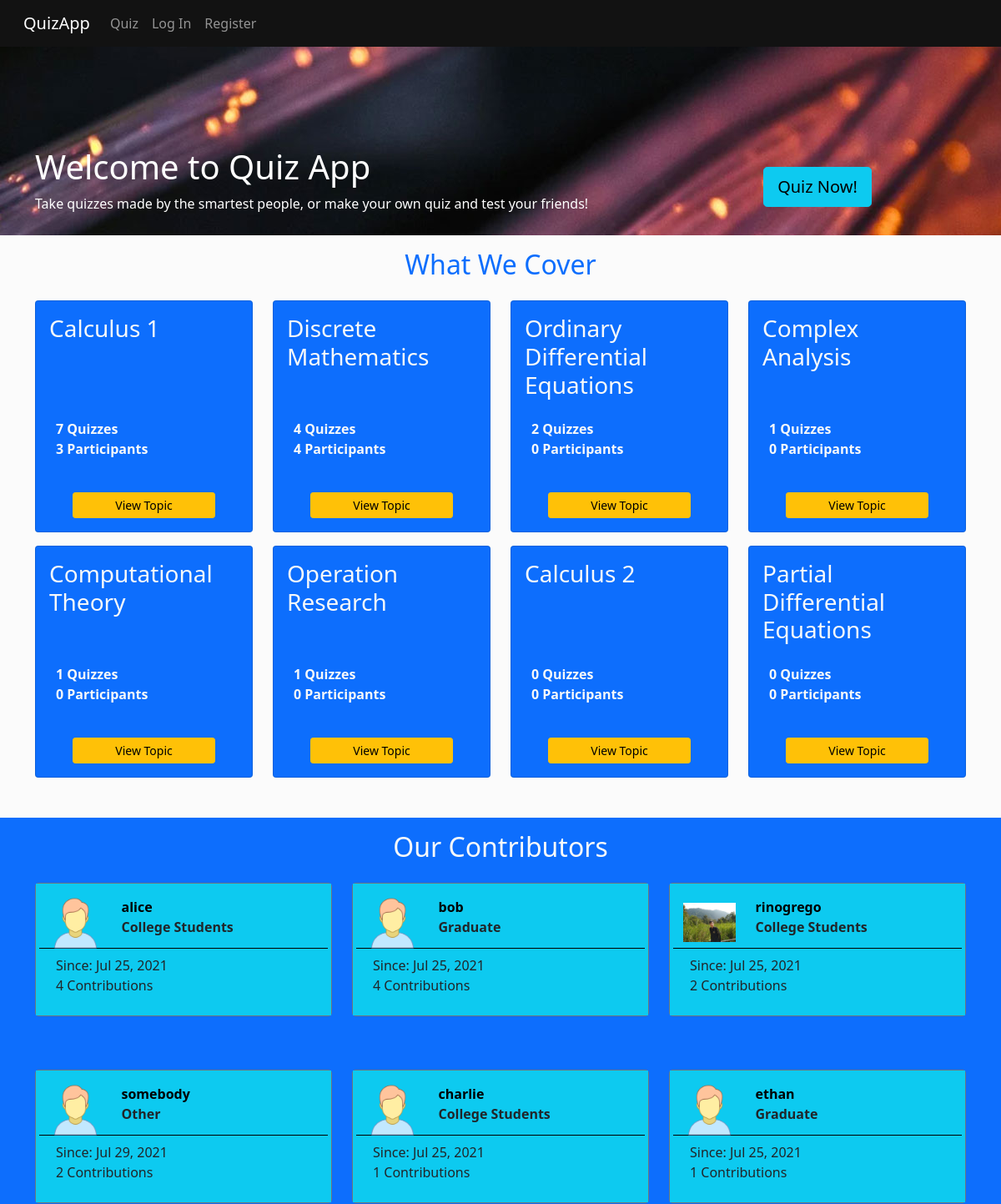
/ (upper part), run on an earlier commit of the app's database.
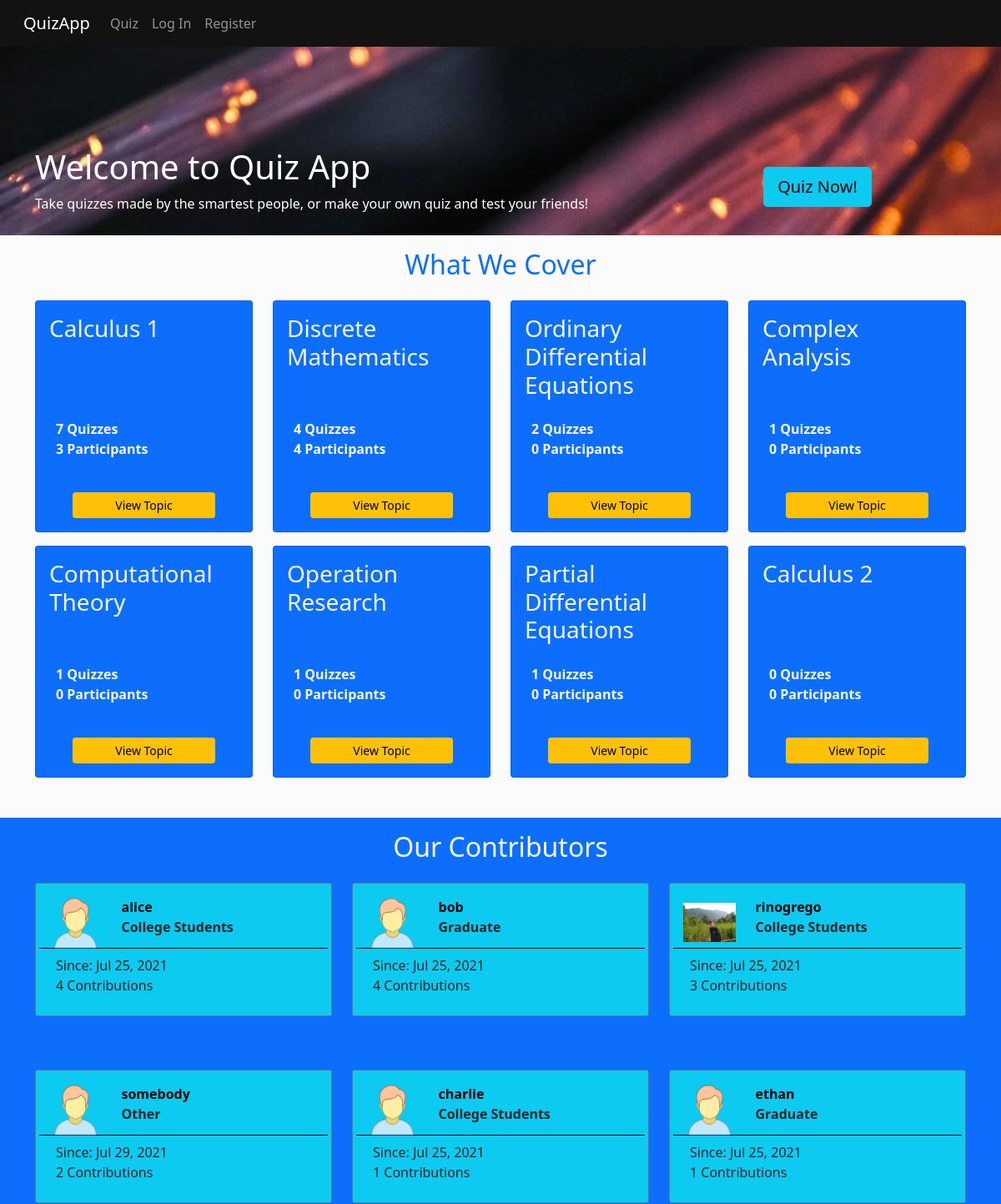
And on a later commit of the database.
### quizApp/models.py (models this page shows, shortened)
class Topic(models.Model):
  slug = models.SlugField(max_length=40, default="other")
  title = models.CharField(max_length=40, null=False, blank=False, default="Other")
  def participant(self):
    participants = Participant.objects.filter(quiz__in=Quiz.objects.filter(topic=self)).all()
    unique_participants = []
    try:
      for participant in participants:
        if participant.user.id not in [participant.user.id for participant in unique_participants]:
          unique_participants.append(participant)
    except:
      pass
    return len(unique_participants)

class Participant(models.Model):
  user = models.ForeignKey(User, on_delete=models.CASCADE, related_name="quizzes_taken")
  quiz = models.ForeignKey(Quiz, on_delete=models.CASCADE, related_name="taken_by")
  time_start = models.DateTimeField()
  time_finished = models.DateTimeField()
  score = models.IntegerField()

class User(AbstractUser):
  image = models.ImageField(upload_to='media/profile/', default='media/profile/user.png')
  date = models.DateTimeField(auto_now_add=True)
  year = models.IntegerField(null=True, blank=False)
  follows = models.ManyToManyField("self", related_name="followers", symmetrical=False, blank=True)
  LEVEL_CHOICES = (
    ('O', 'Other'),
    ('C', 'College Students'),
    ('G', 'Graduate'),
    ('W', 'Working'),
  )
  level = models.CharField(max_length=50, choices=LEVEL_CHOICES, default='Other')
  def has_contribution(self):
    if self.quizzes.count() > 0:
      return True
    else:
      return False
  def date_mm_dd_yy(self):
    return str(self.date.strftime("%b %d, %Y"))
  def contribution_count(self):
    return self.quizzes.count()

### quizApp/views.py (the view)
# urls.py: path("", views.index, name="index"),
def index(request):
  if request.method == "POST":
    message = request.POST.get('message')
    email = request.POST.get('email')
    errM = ErrorMessage(message=message, email=email)
    errM.save()
  topics = Topic.objects.annotate(fieldsum = Count('quizzes')).order_by('-fieldsum').all()
  unique_topics = [topics[0]]
  for topic in topics:
    if topic.id not in [topic.id for topic in unique_topics] and len(unique_topics) <= 8:
      unique_topics.append(topic)
  contributors = [user for user in User.objects.annotate(contrib_count = Count('quizzes')).order_by('-contrib_count') if user.has_contribution()]
  return render(request, "quizApp/index.html", {
    "Topics": unique_topics[0:8],
    "Contributors": contributors[0:6],
  })

### quizApp/templates/quizApp/index.html (shortened to what this page needs)
{% extends "quizApp/layout.html" %}
{% load static %}
{% block body %}
<div class="body">
  <div class="index-network-banner">
    <div class="container">
      <div class="row">
        <div class="col-lg-8 col-md-8">
          <div class="main-banner-content">
            <h1>Welcome to Quiz App</h1>
            <p>Take quizzes made by the smartest people, or make your own quiz and test your friends!</p>
          </div>
        </div>
        <div class="col-lg-4 col-md-4 d-flex align-items-center justify-content-center">
          <div class="row">
            <a href="{% url 'study' %}" class="btn btn-info btn-lg">Quiz Now!</a>
          </div>
        </div>
      </div>
    </div>
  </div>
  <section class="index-topic mb-5">
    <div class="container">
      <div class="row justify-content-center">
        <div class="col-lg-6 col-md-6 pt-3">
          <div id="what-we-cover">
            <h2>What We Cover</h2>
          </div>
        </div>
      </div>
      <div class="row">
        {% for topic in Topics %}
        <div class="col-lg-3 col-md-4 col-6 mt-3">
          <div class="card topic-card h-100 bg-primary text-light">
            <div class="card-body">
              <h3 class="card-title">{{ topic.title }}</h3>
            </div>
            <div class="container">
              <a class="card-text index-card-text text-light"><strong>{{ topic.quizzes.count }} Quizzes</strong></a> <br>
              <p class="card-text index-card-text"><strong>{{ topic.participant }} Participants</strong></p> <br>
            </div>
            <div class="container mb-3 w-75">
              <div class="row justify-content-center">
                <a href="{% url 'topic' topic.id topic.slug %}" class="btn btn-sm btn-warning align-items-end">View Topic</a>
              </div>
            </div>
          </div>
        </div>
        {% endfor %}
      </div>
    </div>
  </section>
  <section class="contributor bg-primary">
    <div class="container">
      <div class="row justify-content-center">
        <div class="col-lg-6 col-md-6 pt-3">
          <div id="our-contributors">
            <h2 class="text-light">Our Contributors</h2>
          </div>
        </div>
      </div>
      <div class="row">
        {% for contributor in Contributors %}
        <div class=" col-md-4 col-6 mt-3 mb-5">
          <div class="card topic-card border border-secondary h-100">
            <div class="card-body bg-info text-dark">
              <div class="row card-profile-photo">
                <div class="col-3 d-flex justify-content-center align-items-center">
                  <img src="{{ contributor.image }}" alt="{{ contributor.username }}" class="img-fluid" > <br>
                </div>
                <div class="col-9">
                  <a id="index-contributor-name"><strong>{{ contributor.username }}</strong></a> <br>
                  <a><strong>{{ contributor.get_level_display }}</strong></a> <br>
                </div>
              </div>
              <div class="row card-profile-detail p-2">
                <a>Since: {{ contributor.date_mm_dd_yy }}</a> <br>
                <a>{{ contributor.contribution_count }} Contributions</a> <br>
              </div>
            </div>
          </div>
        </div>
        {% endfor %}
      </div>
    </div>
  </section>
</div>
{% endblock %}

What changed in the data, as far as the page shows it:
shown differently, row unchanged: Topic "Partial Differential Equations": quizzes.count "0" → "1"; moves up the list
changed User "rinogrego": contribution_count "2" → "3"
